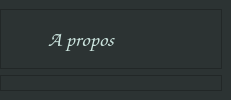
      <widget class="QWidget" name="page_5">
       <layout class="QGridLayout" name="gridLayout_5">
        <property name="leftMargin">
         <number>0</number>
        </property>
        <property name="topMargin">
         <number>0</number>
        </property>
        <property name="rightMargin">
         <number>0</number>
        </property>
        <property name="bottomMargin">
         <number>0</number>
        </property>
        <property name="spacing">
         <number>0</number>
        </property>
        <item row="0" column="0">
         <widget class="QWidget" name="aproposMainBody" native="true">
          <property name="styleSheet">
           <string notr="true">background-color: rgb(44, 51, 51);</string>
          </property>
          <layout class="QVBoxLayout" name="verticalLayout_19">
           <property name="leftMargin">
            <number>0</number>
           </property>
           <property name="topMargin">
            <number>9</number>
           </property>
           <item alignment="Qt::AlignTop">
            <widget class="QFrame" name="headerFrame_3">
             <property name="frameShape">
              <enum>QFrame::StyledPanel</enum>
             </property>
             <property name="frameShadow">
              <enum>QFrame::Raised</enum>
             </property>
             <layout class="QHBoxLayout" name="horizontalLayout_24">
              <property name="leftMargin">
               <number>0</number>
              </property>
              <property name="topMargin">
               <number>0</number>
              </property>
              <property name="rightMargin">
               <number>0</number>
              </property>
              <property name="bottomMargin">
               <number>0</number>
              </property>
              <item alignment="Qt::AlignTop">
               <widget class="QWidget" name="header_4" native="true">
                <layout class="QHBoxLayout" name="horizontalLayout_25">
                 <property name="leftMargin">
                  <number>0</number>
                 </property>
                 <property name="topMargin">
                  <number>0</number>
                 </property>
                 <property name="rightMargin">
                  <number>0</number>
                 </property>
                 <property name="bottomMargin">
                  <number>0</number>
                 </property>
                 <item>
                  <widget class="QWidget" name="titleContainer_6" native="true">
                   <layout class="QHBoxLayout" name="horizontalLayout_26">
                    <property name="leftMargin">
                     <number>9</number>
                    </property>
                    <property name="topMargin">
                     <number>0</number>
                    </property>
                    <property name="rightMargin">
                     <number>0</number>
                    </property>
                    <property name="bottomMargin">
                     <number>0</number>
                    </property>
                    <item>
                     <widget class="QPushButton" name="menuBtn_6">
                      <property name="maximumSize">
                       <size>
                        <width>35</width>
                        <height>30</height>
                       </size>
                      </property>
                      <property name="font">
                       <font>
                        <weight>50</weight>
                        <bold>false</bold>
                       </font>
                      </property>
                      <property name="cursor">
                       <cursorShape>PointingHandCursor</cursorShape>
                      </property>
                      <property name="styleSheet">
                       <string notr="true">color: rgb(203, 228, 222);
border: none;</string>
                      </property>
                      <property name="text">
                       <string/>
                      </property>
                      <property name="icon">
                       <iconset resource="Ressources.qrc">
                        <normaloff>:/Icons/Bold Icons/align-justify.svg</normaloff>:/Icons/Bold Icons/align-justify.svg</iconset>
                      </property>
                      <property name="iconSize">
                       <size>
                        <width>30</width>
                        <height>30</height>
                       </size>
                      </property>
                      <property name="checkable">
                       <bool>true</bool>
                      </property>
                      <property name="flat">
                       <bool>true</bool>
                      </property>
                     </widget>
                    </item>
                    <item>
                     <widget class="QLabel" name="title_6">
                      <property name="font">
                       <font>
                        <family>Comic Sans MS</family>
                        <pointsize>16</pointsize>
                        <weight>75</weight>
                        <bold>true</bold>
                       </font>
                      </property>
                      <property name="styleSheet">
                       <string notr="true">color: rgb(203, 228, 222);</string>
                      </property>
                      <property name="text">
                       <string>A propos</string>
                      </property>
                     </widget>
                    </item>
                   </layout>
                  </widget>
                 </item>
                 <item>
                  <widget class="QWidget" name="searchContainer_6" native="true">
                   <property name="minimumSize">
                    <size>
                     <width>100</width>
                     <height>58</height>
                    </size>
                   </property>
                   <property name="maximumSize">
                    <size>
                     <width>250</width>
                     <height>58</height>
                    </size>
                   </property>
                   <layout class="QHBoxLayout" name="horizontalLayout_27"/>
                  </widget>
                 </item>
                </layout>
               </widget>
              </item>
             </layout>
            </widget>
           </item>
           <item>
            <widget class="QFrame" name="bodyFrame_3">
             <property name="sizePolicy">
              <sizepolicy hsizetype="Preferred" vsizetype="Expanding">
               <horstretch>0</horstretch>
               <verstretch>0</verstretch>
              </sizepolicy>
             </property>
             <property name="frameShape">
              <enum>QFrame::StyledPanel</enum>
             </property>
             <property name="frameShadow">
              <enum>QFrame::Raised</enum>
             </property>
            </widget>
           </item>
          </layout>
         </widget>
        </item>
       </layout>
      </widget>
